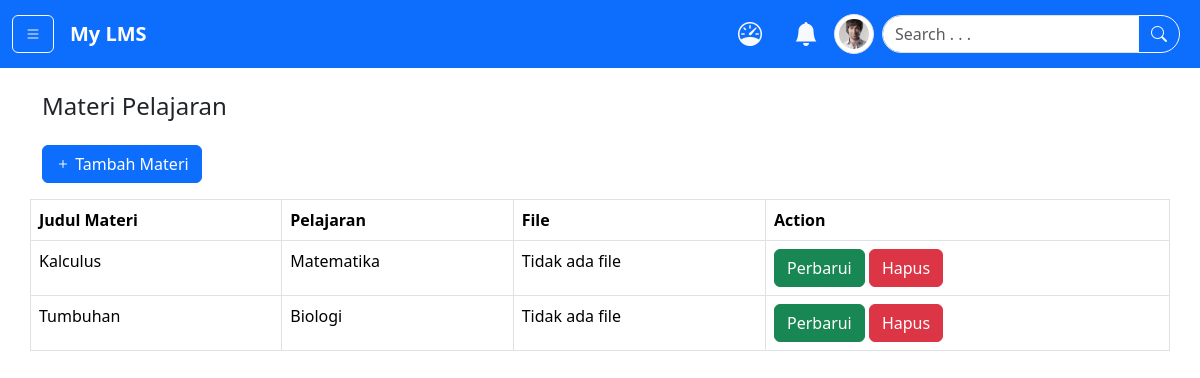
Before: /materi/ (signed in) with the older database file.
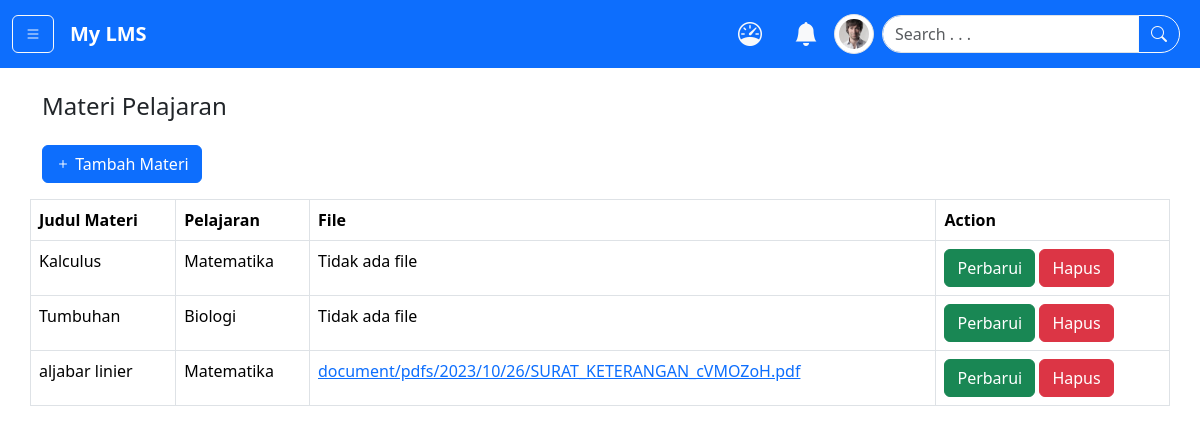
After: the same page with the newer database file.
### app/models.py (models this page shows, shortened)
class Materi(models.Model):
    judul_materi = models.CharField(max_length=200)
    deskripsi = models.TextField()
    pelajaran = models.ForeignKey(Pelajaran, on_delete=models.CASCADE)
    file = models.FileField(upload_to='document/pdfs/%Y/%m/%d', blank=True, null=True)

class Pelajaran(models.Model):
    judul_pelajaran = models.CharField(max_length=250)
    deskripsi = models.TextField()
    def __str__(self):
        return self.judul_pelajaran

### app/views.py (the view)
# urls.py: path('materi/', views.materi, name="materi"),
@login_required(login_url='login')
def materi(request):
    materis = Materi.objects.all()
    pelajaran = Pelajaran.objects.values_list('judul_pelajaran', flat=True).distinct()
    context = {
        'materis':materis,
        'pelajaran':pelajaran,
    }
    return render(request, 'pages/materi.html', context)

### templates/pages/materi.html (shortened to what this page needs)
{% extends 'base.html' %} {% load static %} {% load humanize %} {% block content %}
{% if user.is_authenticated %}
  {% if user.profile.is_pengajar %}
  <div class="container my-4">
    <div class="row">
      <h4>Materi Pelajaran</h4>
      <div class="d-flex my-3">
        <button class="btn btn-primary" data-bs-toggle="modal" data-bs-target="#postJadwal"><i class="bi bi-plus"></i> Tambah Materi</button>
      </div>
      <table class="table table-bordered border-1">
        <thead>
          <tr>
            <th>Judul Materi</th>
            <th>Pelajaran</th>
            <th>File</th>
            <th>Action</th>
          </tr>
        </thead>
        <tbody>
          {% for materi in materis %}
            <tr>
                <td>{{ materi.judul_materi }}</td>
                <td>{{ materi.pelajaran }}</td>
                {% if materi.file %}
                <td><a href="{{ materi.file.url }}">{{ materi.file }}</a></td>
                {% else %}
                <td>Tidak ada file</td>
                {% endif %}
              <td>
                <a href="#" class="btn btn-success" data-bs-toggle="modal" data-bs-target="#perbarui{{materi.id}}">Perbarui</a>
                <a href="{% url "hapus_materi" materi.id %}" class="btn btn-danger">Hapus</a>
              </td>
            </tr>
          {% endfor %}
        </tbody>
      </table>
    </div>
  </div>
  {% endif %}
{% endif %}
{% endblock %}

Changed rows visible on the page:
added Materi: judul_materi "aljabar linier", pelajaran "Matematika", file "document/pdfs/2023/10/26/SURAT_KETERANGAN_cVMOZoH.pdf"
